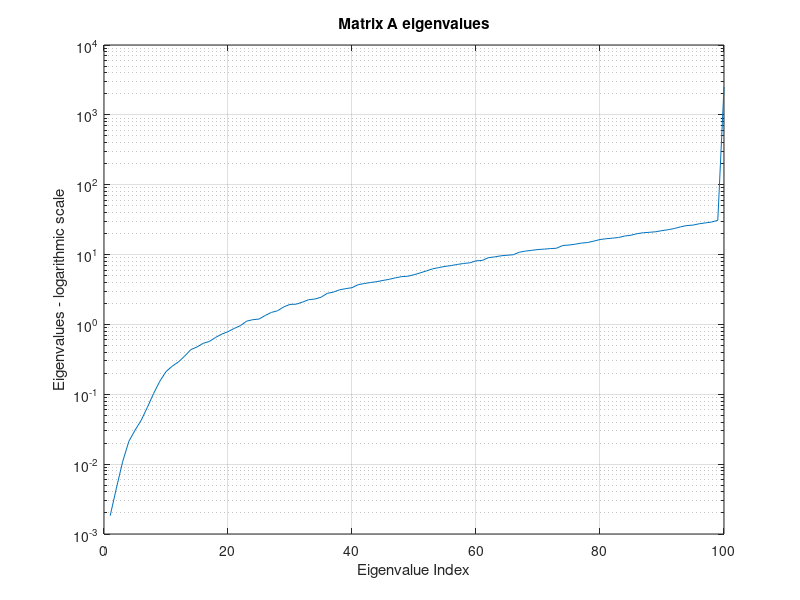

Here is the MATLAB script that generated this plot:
clear all;
close all;
clc;

% Load matrix A_test
A_test = load('./test_data/A_test.mat').A_test;
eigenvalues = eig(A_test);

figure;
semilogy(eigenvalues);
title('Matrix A eigenvalues');
xlabel('Eigenvalue Index');
ylabel('Eigenvalues - logarithmic scale');
grid on;

fprintf('Condition Number of A_test: %f\n', cond(A_test));